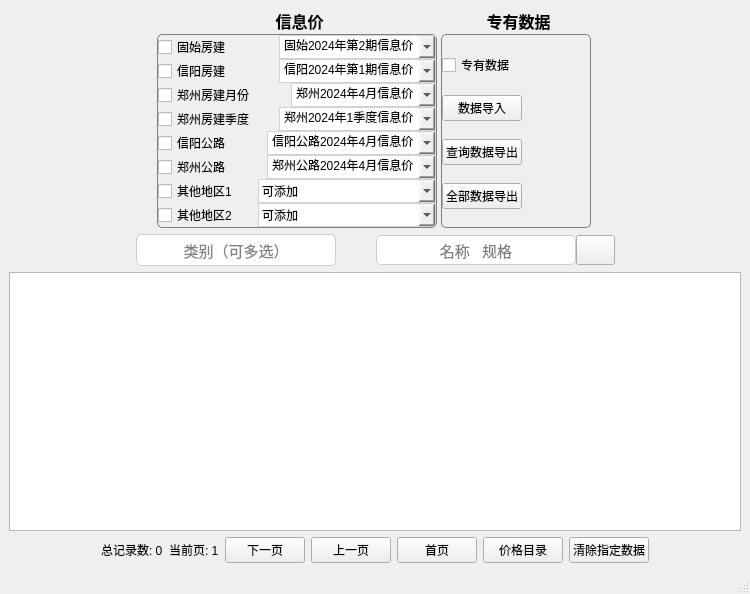
<?xml version="1.0" encoding="UTF-8"?>
<ui version="4.0">
 <class>MainWindow</class>
 <widget class="QMainWindow" name="MainWindow">
  <property name="geometry">
   <rect>
    <x>0</x>
    <y>0</y>
    <width>750</width>
    <height>594</height>
   </rect>
  </property>
  <property name="sizePolicy">
   <sizepolicy hsizetype="Preferred" vsizetype="Fixed">
    <horstretch>0</horstretch>
    <verstretch>0</verstretch>
   </sizepolicy>
  </property>
  <property name="windowTitle">
   <string>MainWindow</string>
  </property>
  <widget class="QWidget" name="centralwidget">
   <layout class="QVBoxLayout" name="verticalLayout_3">
    <item>
     <layout class="QHBoxLayout" name="horizontalLayout_4">
      <property name="spacing">
       <number>4</number>
      </property>
      <property name="sizeConstraint">
       <enum>QLayout::SizeConstraint::SetDefaultConstraint</enum>
      </property>
      <item>
       <spacer name="horizontalSpacer_5">
        <property name="orientation">
         <enum>Qt::Orientation::Horizontal</enum>
        </property>
        <property name="sizeHint" stdset="0">
         <size>
          <width>161</width>
          <height>20</height>
         </size>
        </property>
       </spacer>
      </item>
      <item>
       <widget class="QGroupBox" name="groupBox_2">
        <property name="sizePolicy">
         <sizepolicy hsizetype="Fixed" vsizetype="Preferred">
          <horstretch>0</horstretch>
          <verstretch>0</verstretch>
         </sizepolicy>
        </property>
        <property name="minimumSize">
         <size>
          <width>280</width>
          <height>0</height>
         </size>
        </property>
        <property name="font">
         <font>
          <family>微软雅黑 Light</family>
          <pointsize>12</pointsize>
          <bold>true</bold>
          <kerning>true</kerning>
         </font>
        </property>
        <property name="styleSheet">
         <string notr="true">QGroupBox {
    border: 1px solid gray; /* 设置边框颜色和宽度 */
    border-radius: 5px; /* 设置边框圆角 */
    margin-top: 25px; /* 设置标题与内容的间距 */
}

QGroupBox::title {
    subcontrol-origin: margin; /* 标题位置 */
    subcontrol-position: top center; /* 标题居中 */
    padding: 0 3px; /* 标题内边距 */   
}
</string>
        </property>
        <property name="title">
         <string>信息价</string>
        </property>
        <property name="alignment">
         <set>Qt::AlignmentFlag::AlignCenter</set>
        </property>
        <layout class="QVBoxLayout" name="verticalLayout">
         <property name="spacing">
          <number>0</number>
         </property>
         <property name="leftMargin">
          <number>0</number>
         </property>
         <property name="topMargin">
          <number>0</number>
         </property>
         <property name="rightMargin">
          <number>0</number>
         </property>
         <property name="bottomMargin">
          <number>0</number>
         </property>
         <item>
          <layout class="QHBoxLayout" name="horizontalLayout">
           <property name="spacing">
            <number>1</number>
           </property>
           <property name="sizeConstraint">
            <enum>QLayout::SizeConstraint::SetFixedSize</enum>
           </property>
           <property name="leftMargin">
            <number>0</number>
           </property>
           <property name="topMargin">
            <number>0</number>
           </property>
           <property name="rightMargin">
            <number>0</number>
           </property>
           <item alignment="Qt::AlignmentFlag::AlignLeft">
            <widget class="QCheckBox" name="checkBox_gushi_house">
             <property name="sizePolicy">
              <sizepolicy hsizetype="Fixed" vsizetype="Fixed">
               <horstretch>0</horstretch>
               <verstretch>0</verstretch>
              </sizepolicy>
             </property>
             <property name="text">
              <string>固始房建</string>
             </property>
            </widget>
           </item>
           <item>
            <widget class="QComboBox" name="comboBox_gushi_house_period">
             <property name="enabled">
              <bool>true</bool>
             </property>
             <property name="sizePolicy">
              <sizepolicy hsizetype="Fixed" vsizetype="Fixed">
               <horstretch>0</horstretch>
               <verstretch>0</verstretch>
              </sizepolicy>
             </property>
             <property name="styleSheet">
              <string notr="true">QComboBox {
    border: 1px solid lightgrey;
    padding: 3px;
}</string>
             </property>
             <property name="editable">
              <bool>true</bool>
             </property>
             <item>
              <property name="text">
               <string>固始2024年第2期信息价</string>
              </property>
             </item>
             <item>
              <property name="text">
               <string>固始2024年第1期信息价</string>
              </property>
             </item>
            </widget>
           </item>
          </layout>
         </item>
         <item>
          <layout class="QHBoxLayout" name="horizontalLayout_2">
           <item alignment="Qt::AlignmentFlag::AlignLeft">
            <widget class="QCheckBox" name="checkBox_xinyang_house">
             <property name="sizePolicy">
              <sizepolicy hsizetype="Fixed" vsizetype="Fixed">
               <horstretch>0</horstretch>
               <verstretch>0</verstretch>
              </sizepolicy>
             </property>
             <property name="text">
              <string>信阳房建</string>
             </property>
            </widget>
           </item>
           <item>
            <widget class="QComboBox" name="comboBox_xinyang_house_period">
             <property name="sizePolicy">
              <sizepolicy hsizetype="Fixed" vsizetype="Fixed">
               <horstretch>0</horstretch>
               <verstretch>0</verstretch>
              </sizepolicy>
             </property>
             <property name="styleSheet">
              <string notr="true">QComboBox {
    border: 1px solid lightgrey;
    padding: 3px;
}</string>
             </property>
             <property name="editable">
              <bool>true</bool>
             </property>
             <item>
              <property name="text">
               <string>信阳2024年第1期信息价</string>
              </property>
             </item>
            </widget>
           </item>
          </layout>
         </item>
         <item>
          <layout class="QHBoxLayout" name="horizontalLayout_5">
           <item alignment="Qt::AlignmentFlag::AlignLeft">
            <widget class="QCheckBox" name="checkBox_zhengzhou_house_month">
             <property name="sizePolicy">
              <sizepolicy hsizetype="Fixed" vsizetype="Fixed">
               <horstretch>0</horstretch>
               <verstretch>0</verstretch>
              </sizepolicy>
             </property>
             <property name="text">
              <string>郑州房建月份</string>
             </property>
            </widget>
           </item>
           <item>
            <widget class="QComboBox" name="comboBox_zhengzhou_house_mperiod">
             <property name="sizePolicy">
              <sizepolicy hsizetype="Fixed" vsizetype="Fixed">
               <horstretch>0</horstretch>
               <verstretch>0</verstretch>
              </sizepolicy>
             </property>
             <property name="styleSheet">
              <string notr="true">QComboBox {
    border: 1px solid lightgrey;
    padding: 3px;
}</string>
             </property>
             <property name="editable">
              <bool>true</bool>
             </property>
             <item>
              <property name="text">
               <string>郑州2024年4月信息价</string>
              </property>
             </item>
             <item>
              <property name="text">
               <string>郑州2024年3月信息价</string>
              </property>
             </item>
            </widget>
           </item>
          </layout>
         </item>
         <item>
          <layout class="QHBoxLayout" name="horizontalLayout_6">
           <item alignment="Qt::AlignmentFlag::AlignLeft">
            <widget class="QCheckBox" name="checkBox_zhengzhou_house_quarter">
             <property name="sizePolicy">
              <sizepolicy hsizetype="Fixed" vsizetype="Fixed">
               <horstretch>0</horstretch>
               <verstretch>0</verstretch>
              </sizepolicy>
             </property>
             <property name="text">
              <string>郑州房建季度</string>
             </property>
            </widget>
           </item>
           <item>
            <widget class="QComboBox" name="comboBox_zhengzhou_house_qperiod">
             <property name="sizePolicy">
              <sizepolicy hsizetype="Fixed" vsizetype="Fixed">
               <horstretch>0</horstretch>
               <verstretch>0</verstretch>
              </sizepolicy>
             </property>
             <property name="styleSheet">
              <string notr="true">QComboBox {
    border: 1px solid lightgrey;
    padding: 3px;
}</string>
             </property>
             <property name="editable">
              <bool>true</bool>
             </property>
             <item>
              <property name="text">
               <string>郑州2024年1季度信息价</string>
              </property>
             </item>
             <item>
              <property name="text">
               <string>郑州2023年4季度信息价</string>
              </property>
             </item>
            </widget>
           </item>
          </layout>
         </item>
         <item>
          <layout class="QHBoxLayout" name="horizontalLayout_9">
           <property name="sizeConstraint">
            <enum>QLayout::SizeConstraint::SetFixedSize</enum>
           </property>
           <item alignment="Qt::AlignmentFlag::AlignLeft">
            <widget class="QCheckBox" name="checkBox_xinyang_road">
             <property name="sizePolicy">
              <sizepolicy hsizetype="Fixed" vsizetype="Fixed">
               <horstretch>0</horstretch>
               <verstretch>0</verstretch>
              </sizepolicy>
             </property>
             <property name="text">
              <string>信阳公路</string>
             </property>
            </widget>
           </item>
           <item alignment="Qt::AlignmentFlag::AlignLeft">
            <widget class="QComboBox" name="comboBox_xinyang_road_period">
             <property name="sizePolicy">
              <sizepolicy hsizetype="Fixed" vsizetype="Fixed">
               <horstretch>0</horstretch>
               <verstretch>0</verstretch>
              </sizepolicy>
             </property>
             <property name="styleSheet">
              <string notr="true">QComboBox {
    border: 1px solid lightgrey;
    padding: 3px;
}</string>
             </property>
             <property name="editable">
              <bool>true</bool>
             </property>
             <item>
              <property name="text">
               <string>信阳公路2024年4月信息价</string>
              </property>
             </item>
            </widget>
           </item>
          </layout>
         </item>
         <item>
          <layout class="QHBoxLayout" name="horizontalLayout_8">
           <property name="sizeConstraint">
            <enum>QLayout::SizeConstraint::SetFixedSize</enum>
           </property>
           <item alignment="Qt::AlignmentFlag::AlignLeft">
            <widget class="QCheckBox" name="checkBox_zhengzhou_road">
             <property name="sizePolicy">
              <sizepolicy hsizetype="Fixed" vsizetype="Fixed">
               <horstretch>0</horstretch>
               <verstretch>0</verstretch>
              </sizepolicy>
             </property>
             <property name="text">
              <string>郑州公路</string>
             </property>
            </widget>
           </item>
           <item alignment="Qt::AlignmentFlag::AlignLeft">
            <widget class="QComboBox" name="comboBox_zhengzhou_road_period">
             <property name="sizePolicy">
              <sizepolicy hsizetype="Fixed" vsizetype="Fixed">
               <horstretch>0</horstretch>
               <verstretch>0</verstretch>
              </sizepolicy>
             </property>
             <property name="styleSheet">
              <string notr="true">QComboBox {
    border: 1px solid lightgrey;
    padding: 3px;
}</string>
             </property>
             <property name="editable">
              <bool>true</bool>
             </property>
             <item>
              <property name="text">
               <string>郑州公路2024年4月信息价</string>
              </property>
             </item>
            </widget>
           </item>
          </layout>
         </item>
         <item>
          <layout class="QHBoxLayout" name="horizontalLayout_10">
           <item>
            <widget class="QCheckBox" name="checkBox_other1">
             <property name="maximumSize">
              <size>
               <width>100</width>
               <height>16777215</height>
              </size>
             </property>
             <property name="text">
              <string>其他地区1</string>
             </property>
            </widget>
           </item>
           <item>
            <widget class="QComboBox" name="comboBox_other1">
             <property name="styleSheet">
              <string notr="true">QComboBox {
    border: 1px solid lightgrey;
    padding: 3px;
}</string>
             </property>
             <property name="currentText">
              <string/>
             </property>
             <property name="placeholderText">
              <string>可添加</string>
             </property>
            </widget>
           </item>
          </layout>
         </item>
         <item>
          <layout class="QHBoxLayout" name="horizontalLayout_11">
           <item>
            <widget class="QCheckBox" name="checkBox_other2">
             <property name="maximumSize">
              <size>
               <width>100</width>
               <height>16777215</height>
              </size>
             </property>
             <property name="text">
              <string>其他地区2</string>
             </property>
            </widget>
           </item>
           <item>
            <widget class="QComboBox" name="comboBox_other2">
             <property name="styleSheet">
              <string notr="true">QComboBox {
    border: 1px solid lightgrey;
    padding: 3px;
}</string>
             </property>
             <property name="currentText">
              <string/>
             </property>
             <property name="placeholderText">
              <string>可添加</string>
             </property>
            </widget>
           </item>
          </layout>
         </item>
        </layout>
       </widget>
      </item>
      <item>
       <widget class="QGroupBox" name="groupBox_3">
        <property name="enabled">
         <bool>true</bool>
        </property>
        <property name="sizePolicy">
         <sizepolicy hsizetype="Fixed" vsizetype="Preferred">
          <horstretch>0</horstretch>
          <verstretch>0</verstretch>
         </sizepolicy>
        </property>
        <property name="minimumSize">
         <size>
          <width>150</width>
          <height>0</height>
         </size>
        </property>
        <property name="baseSize">
         <size>
          <width>0</width>
          <height>0</height>
         </size>
        </property>
        <property name="font">
         <font>
          <family>微软雅黑 Light</family>
          <pointsize>12</pointsize>
          <bold>true</bold>
          <stylestrategy>PreferDefault</stylestrategy>
          <kerning>true</kerning>
         </font>
        </property>
        <property name="styleSheet">
         <string notr="true">QGroupBox {
    border: 1px solid gray; /* 设置边框颜色和宽度 */
    border-radius: 5px; /* 设置边框圆角 */
    margin-top: 25px; /* 设置标题与内容的间距 */
}

QGroupBox::title {
    subcontrol-origin: margin; /* 标题位置 */
    subcontrol-position: top center; /* 标题居中 */
    padding: 0 3px; /* 标题内边距 */   
}
</string>
        </property>
        <property name="title">
         <string>专有数据</string>
        </property>
        <property name="alignment">
         <set>Qt::AlignmentFlag::AlignCenter</set>
        </property>
        <property name="flat">
         <bool>false</bool>
        </property>
        <property name="checkable">
         <bool>false</bool>
        </property>
        <layout class="QVBoxLayout" name="verticalLayout_2">
         <property name="spacing">
          <number>0</number>
         </property>
         <property name="leftMargin">
          <number>0</number>
         </property>
         <property name="topMargin">
          <number>0</number>
         </property>
         <property name="rightMargin">
          <number>0</number>
         </property>
         <property name="bottomMargin">
          <number>0</number>
         </property>
         <item>
          <widget class="QCheckBox" name="checkBox_personal_data">
           <property name="font">
            <font>
             <family>微软雅黑</family>
             <pointsize>9</pointsize>
            </font>
           </property>
           <property name="text">
            <string>专有数据</string>
           </property>
          </widget>
         </item>
         <item>
          <widget class="QPushButton" name="pushButton_import">
           <property name="sizePolicy">
            <sizepolicy hsizetype="Fixed" vsizetype="Fixed">
             <horstretch>0</horstretch>
             <verstretch>0</verstretch>
            </sizepolicy>
           </property>
           <property name="font">
            <font>
             <family>微软雅黑</family>
             <pointsize>9</pointsize>
             <bold>false</bold>
             <kerning>true</kerning>
            </font>
           </property>
           <property name="styleSheet">
            <string notr="true"/>
           </property>
           <property name="text">
            <string>数据导入</string>
           </property>
           <property name="icon">
            <iconset theme="document-send"/>
           </property>
          </widget>
         </item>
         <item>
          <widget class="QPushButton" name="pushButton_export">
           <property name="sizePolicy">
            <sizepolicy hsizetype="Fixed" vsizetype="Fixed">
             <horstretch>0</horstretch>
             <verstretch>0</verstretch>
            </sizepolicy>
           </property>
           <property name="font">
            <font>
             <family>微软雅黑</family>
             <pointsize>9</pointsize>
             <bold>false</bold>
             <kerning>true</kerning>
            </font>
           </property>
           <property name="styleSheet">
            <string notr="true"/>
           </property>
           <property name="text">
            <string>查询数据导出</string>
           </property>
           <property name="icon">
            <iconset theme="document-send"/>
           </property>
          </widget>
         </item>
         <item alignment="Qt::AlignmentFlag::AlignLeft">
          <widget class="QPushButton" name="pushButton_export_all">
           <property name="styleSheet">
            <string notr="true"/>
           </property>
           <property name="text">
            <string>全部数据导出</string>
           </property>
           <property name="icon">
            <iconset theme="document-send"/>
           </property>
          </widget>
         </item>
        </layout>
       </widget>
      </item>
      <item>
       <spacer name="horizontalSpacer_6">
        <property name="orientation">
         <enum>Qt::Orientation::Horizontal</enum>
        </property>
        <property name="sizeHint" stdset="0">
         <size>
          <width>162</width>
          <height>20</height>
         </size>
        </property>
       </spacer>
      </item>
     </layout>
    </item>
    <item>
     <layout class="QHBoxLayout" name="horizontalLayout_3" stretch="0,0,0,0,0,0">
      <property name="spacing">
       <number>0</number>
      </property>
      <property name="sizeConstraint">
       <enum>QLayout::SizeConstraint::SetDefaultConstraint</enum>
      </property>
      <property name="leftMargin">
       <number>0</number>
      </property>
      <property name="topMargin">
       <number>0</number>
      </property>
      <item>
       <spacer name="horizontalSpacer_3">
        <property name="orientation">
         <enum>Qt::Orientation::Horizontal</enum>
        </property>
        <property name="sizeType">
         <enum>QSizePolicy::Policy::Expanding</enum>
        </property>
        <property name="sizeHint" stdset="0">
         <size>
          <width>40</width>
          <height>20</height>
         </size>
        </property>
       </spacer>
      </item>
      <item alignment="Qt::AlignmentFlag::AlignLeft">
       <widget class="QLineEdit" name="lineEdit_period_keywords">
        <property name="enabled">
         <bool>true</bool>
        </property>
        <property name="sizePolicy">
         <sizepolicy hsizetype="Fixed" vsizetype="Fixed">
          <horstretch>0</horstretch>
          <verstretch>0</verstretch>
         </sizepolicy>
        </property>
        <property name="minimumSize">
         <size>
          <width>200</width>
          <height>0</height>
         </size>
        </property>
        <property name="font">
         <font>
          <pointsize>11</pointsize>
          <underline>false</underline>
         </font>
        </property>
        <property name="styleSheet">
         <string notr="true">QLineEdit {
    border: 1px solid #cccccc; /* 边框颜色 */
    border-radius: 5px; /* 圆角半径 */
    padding: 5px; /* 内边距 */
    background: white; /* 背景颜色 */
    selection-background-color: darkgray; /* 选中文本的背景颜色 */
}

QLineEdit:focus {
    border: 2px solid #00aaff; /* 聚焦时的边框颜色 */
    background: #e6f7ff; /* 聚焦时的背景颜色 */
}</string>
        </property>
        <property name="alignment">
         <set>Qt::AlignmentFlag::AlignCenter</set>
        </property>
        <property name="placeholderText">
         <string>类别（可多选）</string>
        </property>
       </widget>
      </item>
      <item>
       <spacer name="horizontalSpacer_7">
        <property name="orientation">
         <enum>Qt::Orientation::Horizontal</enum>
        </property>
        <property name="sizeType">
         <enum>QSizePolicy::Policy::Fixed</enum>
        </property>
        <property name="sizeHint" stdset="0">
         <size>
          <width>40</width>
          <height>20</height>
         </size>
        </property>
       </spacer>
      </item>
      <item alignment="Qt::AlignmentFlag::AlignLeft">
       <widget class="QLineEdit" name="lineEdit">
        <property name="sizePolicy">
         <sizepolicy hsizetype="Fixed" vsizetype="Fixed">
          <horstretch>0</horstretch>
          <verstretch>0</verstretch>
         </sizepolicy>
        </property>
        <property name="minimumSize">
         <size>
          <width>200</width>
          <height>0</height>
         </size>
        </property>
        <property name="maximumSize">
         <size>
          <width>200</width>
          <height>30</height>
         </size>
        </property>
        <property name="font">
         <font>
          <pointsize>11</pointsize>
         </font>
        </property>
        <property name="styleSheet">
         <string notr="true">QLineEdit {
    border: 1px solid #cccccc; /* 边框颜色 */
    border-radius: 5px; /* 圆角半径 */
    padding: 5px; /* 内边距 */
    background: white; /* 背景颜色 */
    selection-background-color: darkgray; /* 选中文本的背景颜色 */
}

QLineEdit:focus {
    border: 2px solid #00aaff; /* 聚焦时的边框颜色 */
    background: #e6f7ff; /* 聚焦时的背景颜色 */
}</string>
        </property>
        <property name="inputMask">
         <string/>
        </property>
        <property name="frame">
         <bool>false</bool>
        </property>
        <property name="alignment">
         <set>Qt::AlignmentFlag::AlignCenter</set>
        </property>
        <property name="placeholderText">
         <string>名称   规格</string>
        </property>
       </widget>
      </item>
      <item alignment="Qt::AlignmentFlag::AlignLeft">
       <widget class="QPushButton" name="pushButton">
        <property name="enabled">
         <bool>true</bool>
        </property>
        <property name="sizePolicy">
         <sizepolicy hsizetype="Fixed" vsizetype="Fixed">
          <horstretch>0</horstretch>
          <verstretch>0</verstretch>
         </sizepolicy>
        </property>
        <property name="minimumSize">
         <size>
          <width>0</width>
          <height>0</height>
         </size>
        </property>
        <property name="maximumSize">
         <size>
          <width>16777215</width>
          <height>30</height>
         </size>
        </property>
        <property name="sizeIncrement">
         <size>
          <width>0</width>
          <height>0</height>
         </size>
        </property>
        <property name="baseSize">
         <size>
          <width>0</width>
          <height>0</height>
         </size>
        </property>
        <property name="font">
         <font>
          <family>微软雅黑 Light</family>
          <pointsize>10</pointsize>
          <bold>false</bold>
          <kerning>true</kerning>
         </font>
        </property>
        <property name="cursor">
         <cursorShape>ArrowCursor</cursorShape>
        </property>
        <property name="styleSheet">
         <string notr="true"/>
        </property>
        <property name="text">
         <string/>
        </property>
        <property name="icon">
         <iconset theme="edit-find"/>
        </property>
        <property name="iconSize">
         <size>
          <width>20</width>
          <height>20</height>
         </size>
        </property>
        <property name="shortcut">
         <string>Return</string>
        </property>
       </widget>
      </item>
      <item>
       <spacer name="horizontalSpacer_4">
        <property name="orientation">
         <enum>Qt::Orientation::Horizontal</enum>
        </property>
        <property name="sizeType">
         <enum>QSizePolicy::Policy::Expanding</enum>
        </property>
        <property name="sizeHint" stdset="0">
         <size>
          <width>40</width>
          <height>20</height>
         </size>
        </property>
       </spacer>
      </item>
     </layout>
    </item>
    <item>
     <widget class="QTableView" name="tableView">
      <property name="sizePolicy">
       <sizepolicy hsizetype="Preferred" vsizetype="Expanding">
        <horstretch>0</horstretch>
        <verstretch>0</verstretch>
       </sizepolicy>
      </property>
      <property name="maximumSize">
       <size>
        <width>16777215</width>
        <height>16777215</height>
       </size>
      </property>
      <property name="styleSheet">
       <string notr="true">QMainWindow
 {
                background-color: #87CEEB;  /* 天蓝色背景 */
            }</string>
      </property>
     </widget>
    </item>
    <item>
     <layout class="QHBoxLayout" name="horizontalLayout_7">
      <item>
       <spacer name="horizontalSpacer">
        <property name="orientation">
         <enum>Qt::Orientation::Horizontal</enum>
        </property>
        <property name="sizeHint" stdset="0">
         <size>
          <width>40</width>
          <height>20</height>
         </size>
        </property>
       </spacer>
      </item>
      <item>
       <widget class="QLabel" name="label_total_records">
        <property name="styleSheet">
         <string notr="true"/>
        </property>
        <property name="text">
         <string>总记录数: 0</string>
        </property>
       </widget>
      </item>
      <item>
       <widget class="QLabel" name="label_current_page">
        <property name="text">
         <string>当前页: 1</string>
        </property>
       </widget>
      </item>
      <item>
       <widget class="QPushButton" name="pushButton_next">
        <property name="styleSheet">
         <string notr="true"/>
        </property>
        <property name="text">
         <string>下一页</string>
        </property>
       </widget>
      </item>
      <item>
       <widget class="QPushButton" name="pushButton_previous">
        <property name="styleSheet">
         <string notr="true"/>
        </property>
        <property name="text">
         <string>上一页</string>
        </property>
       </widget>
      </item>
      <item>
       <widget class="QPushButton" name="pushButton_home">
        <property name="styleSheet">
         <string notr="true"/>
        </property>
        <property name="text">
         <string>首页</string>
        </property>
       </widget>
      </item>
      <item>
       <widget class="QPushButton" name="pushButton_price_catalog">
        <property name="text">
         <string>价格目录</string>
        </property>
       </widget>
      </item>
      <item>
       <widget class="QPushButton" name="pushButton_clear_partial_data">
        <property name="text">
         <string>清除指定数据</string>
        </property>
        <property name="icon">
         <iconset theme="QIcon::ThemeIcon::EditDelete"/>
        </property>
       </widget>
      </item>
      <item>
       <spacer name="horizontalSpacer_2">
        <property name="orientation">
         <enum>Qt::Orientation::Horizontal</enum>
        </property>
        <property name="sizeHint" stdset="0">
         <size>
          <width>40</width>
          <height>20</height>
         </size>
        </property>
       </spacer>
      </item>
     </layout>
    </item>
   </layout>
  </widget>
  <widget class="QStatusBar" name="statusbar"/>
 </widget>
 <resources/>
 <connections/>
</ui>
